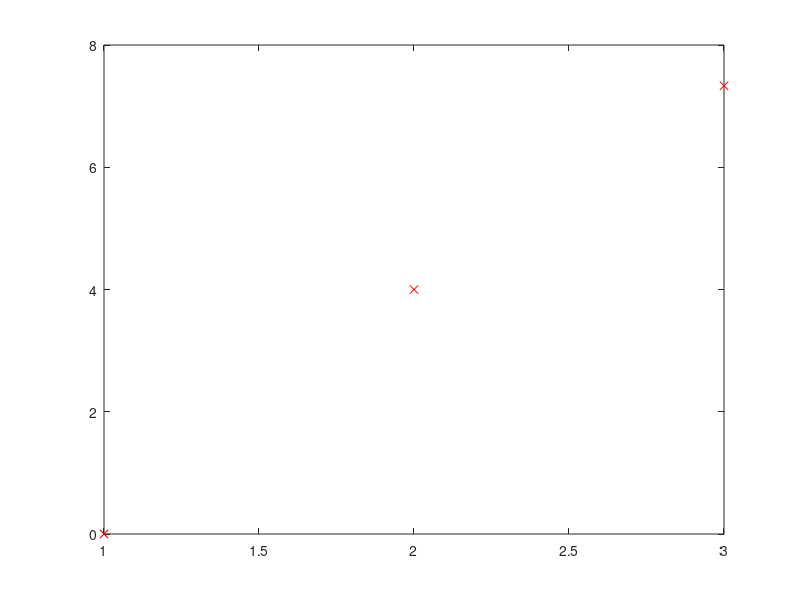

The MATLAB script that drew this image: (Note: this script raises an error after producing the figure.)
x = [1 2 3];
f = [0 4 22/3];
df = [3 3];

figure(1);
plot(x,f,"xr");
hold on;

abcd = cubic_spline_clamped(x,f,df(1),df(2));

for i=1:length(x)-1
  a = abcd(i,1);
  b = abcd(i,2);
  c = abcd(i,3);
  d = abcd(i,4);
  x_2 = x(i):0.01:x(i+1);
  y_2 = a + b*(x_2-x_2(1)) + c * (x_2-x_2(1)).^2 + d * (x_2-x_2(1)).^3;
  plot(x_2,y_2,"b");
endfor
